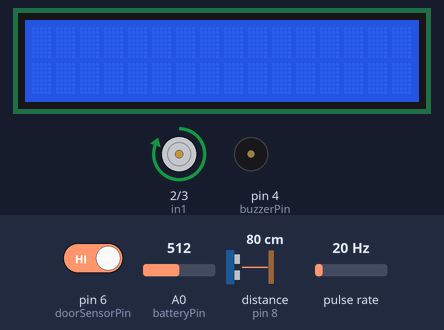
Bench run of a sketch on a simulated Arduino Uno, built with avr-gcc and run on an emulated ATmega328P. On the bench: 16×2 character LCD, motor-driver pin pairs drawn as motors (green arrow = first pin HIGH = forward, orange = second pin HIGH = backward, longer = more drive, scaled by the enable pin), buzzer (waves = sounding, pin HIGH). Wiring (inferred from the names in the program): pulse sensor: data pin 5. The inputs (shaded band) are chosen by the test bench; at power-on: pin 6 (doorSensorPin) HIGH, pulse rate 20 Hz, A0 (batteryPin) = 512, distance to the obstacle (sensor on pin 8) 80 cm. The echo pulse lasts 58.3 µs per cm; pins used as bus, display or sensor lines are not drawn; what the sketch prints to the serial monitor is not drawn.

Above: at 1.2 s.
1.3 s: pin 6 (doorSensorPin) driven LOW
At 10.8 s:
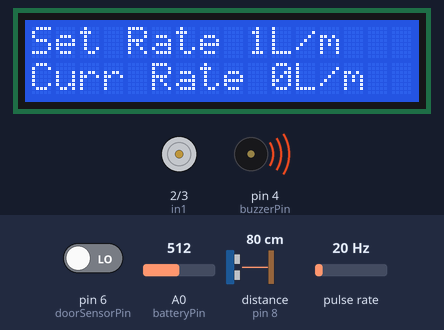
11.8 s: pin 6 (doorSensorPin) driven HIGH
At 25.2 s:
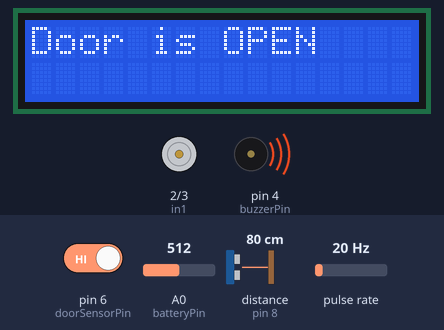
25.5 s: pin 6 (doorSensorPin) driven LOW
At 38.4 s:
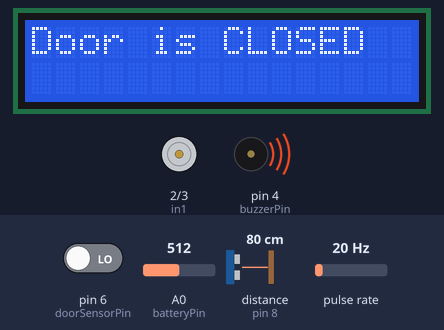
38.7 s: pulse rate (sensor on pin 5) set to 4 Hz
At 50.95 s:
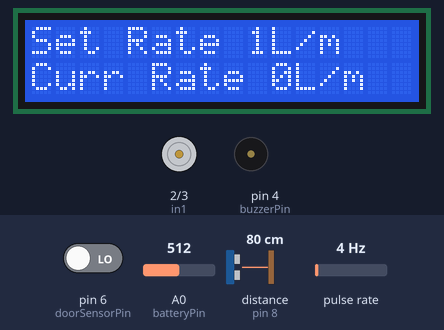
51.1 s: pulse rate (sensor on pin 5) set to 196 Hz
Timing chart, 0 to 66.0 s (numbered marks = the images above; inputs shaded):
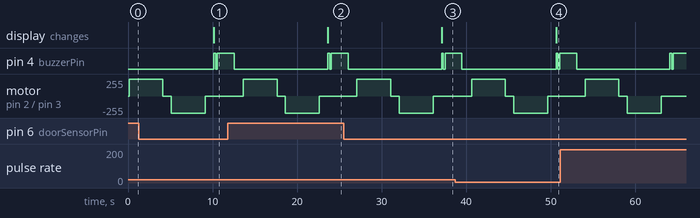

Measured:
- after the input at 1.3 s, the display: changes after 8.9 s (image 1)
- after the input at 11.8 s, the display: changes after 11.8 s (image 2)
- after the input at 25.5 s, the display: changes after 11.6 s (image 3)
- after the input at 38.7 s, the display: changes after 12.0 s (image 4)

The sketch:

Syringe_Pump.ino
```cpp
#include <Wire.h>
#include <LiquidCrystal_I2C.h>

// Set the LCD address to 0x27 for a 16 chars and 2 line display
LiquidCrystal_I2C lcd(0x27, 16, 2);

// Motor control pins
int in1 = 2;
int in2 = 3;
int enA = 9;  // Enable A, PWM pin

// Buzzer control pin
int buzzerPin = 4;

// Door sensor pin
int doorSensorPin = 6;

// Water flow sensor pin
int flowSensorPin = 5;

// Ultrasonic sensor pins
const int trigPin = 7;
const int echoPin = 8;

// Battery voltage pin
const int batteryPin = A0;  // Adjust this as needed

// Desired flow rate in L/min
float desiredFlowRate = 1;  // Adjust this value as needed

// Variables to store the previous values
float previousDesiredFlowRate = 0.0;
float previousCurrentFlowRate = 0.0;
int previousDoorState = LOW;

void setup() {
  pinMode(in1, OUTPUT);
  pinMode(in2, OUTPUT);
  pinMode(enA, OUTPUT);

  pinMode(buzzerPin, OUTPUT);

  pinMode(doorSensorPin, INPUT_PULLUP);

  pinMode(flowSensorPin, INPUT);

  pinMode(trigPin, OUTPUT);
  pinMode(echoPin, INPUT);

  lcd.init(); // initialize the lcd
  lcd.backlight(); // open the backlight
  lcd.clear();
  Serial.begin(9600);
}

void loop() {
  // Read the current flow rate
  int flow = pulseIn(flowSensorPin, HIGH);  // Measure pulse width
  float currentFlowRate = 1000.0 / (flow * 2.5);  // Convert pulse width to flow rate

  // Calculate the error in flow rate
  float error = desiredFlowRate - currentFlowRate;

  // Adjust the motor speed based on the error
  int pwmValue = 1500 + (int)(500 * error);  // Adjust the scaling factor as needed
  pwmValue = constrain(pwmValue, 0, 255);  // Ensure PWM value is between 0 and 255

// // Move the motor backward
// digitalWrite(in1, LOW);
// digitalWrite(in2, HIGH);
// analogWrite(enA, pwmValue);  // Adjust PWM value for desired speed
// delay(1000);  // Run for 2 seconds

// // Stop the motor
// digitalWrite(in1, LOW);
// digitalWrite(in2, LOW);
// analogWrite(enA, 0);
// delay(1000);  // Pause for 1

  // Move the motor forward
  digitalWrite(in1, HIGH);
  digitalWrite(in2, LOW);
  analogWrite(enA, pwmValue);  // Adjust PWM value for desired speed
  delay(4000);  // Run for 4 seconds

 // Stop the motor
 digitalWrite(in1, LOW);
 digitalWrite(in2, LOW);
 analogWrite(enA, 0);
 delay(1000);  // Pause for 1 second

//   Move the motor backward
 digitalWrite(in1, LOW);
 digitalWrite(in2, HIGH);
 analogWrite(enA, 1500);  // Adjust PWM value for desired speed
 delay(4000);  // Run for 4 seconds

 // Stop the motor
 digitalWrite(in1, LOW);
 digitalWrite(in2, LOW);
 analogWrite(enA, 0);
 delay(1000);  // Pause for 1 second


  // Door sensor
  int doorState = digitalRead(doorSensorPin);
  if (doorState != previousDoorState) {
    if (doorState == HIGH) {
      lcd.clear();
      lcd.setCursor(0, 0);
      lcd.print("Door is OPEN");
    } else {
      lcd.clear();
      lcd.setCursor(0, 0);
      lcd.print("Door is CLOSED");
    }
    previousDoorState = doorState;
  }

  // Display the pre-adjusted flow rate value and the sensed value if they have changed and the door is closed
  if (doorState == LOW && (currentFlowRate != previousCurrentFlowRate || desiredFlowRate != previousDesiredFlowRate)) {
    lcd.clear();
    lcd.print("Set Rate " + String((int)desiredFlowRate) + "L/m");
    lcd.setCursor(0, 1);
    lcd.print("Curr Rate " + String((int)currentFlowRate) + "L/m");

    previousDesiredFlowRate = desiredFlowRate;
    previousCurrentFlowRate = currentFlowRate;
  }

  // Check for occlusion
  if (currentFlowRate < 0.9 * desiredFlowRate) {  // Adjust the threshold as needed
    Serial.println("Occlusion detected!");
    digitalWrite(buzzerPin, HIGH);  // Turn the buzzer on
    delay(200);  // Wait for 200 milliseconds
    digitalWrite(buzzerPin, LOW);  // Turn the buzzer off
    delay(200);  // Wait for 200 milliseconds
    digitalWrite(buzzerPin, HIGH);  // Turn the buzzer on
    delay(200);  // Wait for 200 milliseconds
    digitalWrite(buzzerPin, LOW);  // Turn the buzzer off
  }

  // Check for flow rate
  if (currentFlowRate != desiredFlowRate) {  // Adjust the threshold as needed
    Serial.println("Current flow rate < Desired flow rate!");
    digitalWrite(buzzerPin, HIGH);  // Turn the buzzer on
    delay(400);  // Wait for 400 milliseconds
    digitalWrite(buzzerPin, LOW);  // Turn the buzzer off
  }

  // Ultrasonic sensor
  digitalWrite(trigPin, LOW);
  delayMicroseconds(2);
  digitalWrite(trigPin, HIGH);
  delayMicroseconds(10);
  digitalWrite(trigPin, LOW);

  long duration = pulseIn(echoPin, HIGH);
  float distance = duration * 0.034 / 2;
  Serial.print("Distance is: ");
  Serial.println(distance);

  // Check for air bubbles
  if (distance > 4) {  // Adjust the threshold as needed
    Serial.println("Air bubbles detected!");
    digitalWrite(buzzerPin, HIGH);  // Turn the buzzer on
    delay(600);  // Wait for 600 milliseconds
    digitalWrite(buzzerPin, LOW);  // Turn the buzzer off
  }

  // Check battery voltage
  int batteryValue = analogRead(batteryPin);
  float batteryVoltage = (batteryValue / 1023.0) * 5.0;  // Convert ADC value to voltage

  // Check for low battery
  if (batteryVoltage < 4.9) {  // Adjust the threshold as needed
    Serial.print("Low battery!, battery voltage is: ");
    Serial.println(batteryVoltage);
    digitalWrite(buzzerPin, HIGH);  // Turn the buzzer on
    delay(800);  // Wait for 800 milliseconds
    digitalWrite(buzzerPin, LOW);  // Turn the buzzer off
  }
  delay(1000);
}
```
